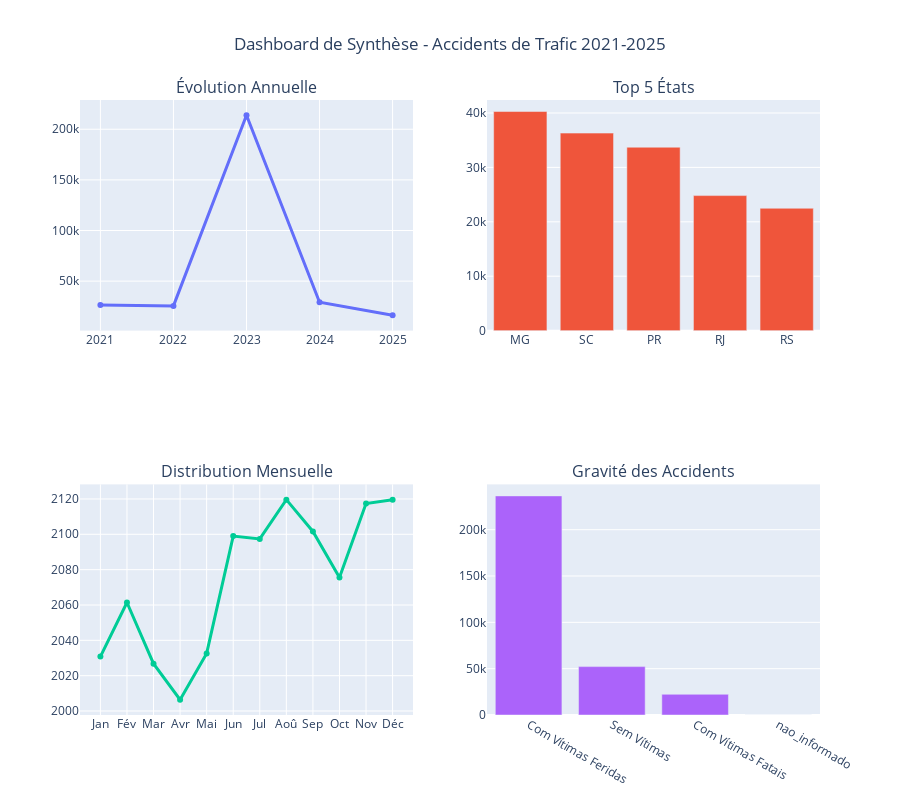
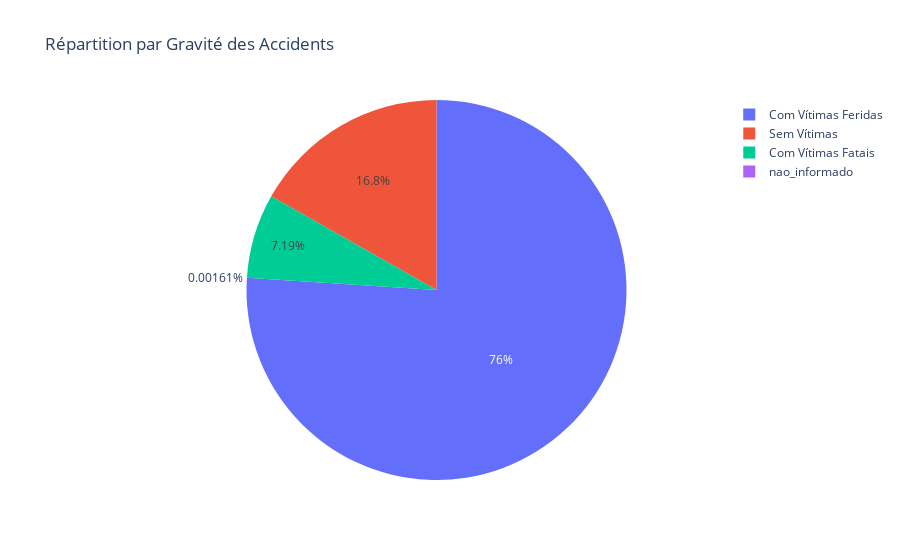

These figures' notebook cell, in order:
### Markdown cell above
## 8. Visualisations Avancées et Insights

### Code cell
# Utilisation du visualiseur et générateur d'insights
visualizer = Visualizer()
insight_generator = InsightGenerator()

# Génération d'insights automatiques
insights = insight_generator.generate_insights(df_clean)
print("\n=== INSIGHTS AUTOMATIQUES ===")
print(insights)

# Dashboard de synthèse
fig = make_subplots(
    rows=2, cols=2,
    subplot_titles=('Évolution Annuelle', 'Top 5 États', 'Distribution Mensuelle', 'Gravité des Accidents'),
    specs=[[{"secondary_y": False}, {"secondary_y": False}],
           [{"secondary_y": False}, {"secondary_y": False}]]
)

# 1. Évolution annuelle - utiliser 'ano' au lieu de 'annee'
accidents_evolution = df_clean.groupby('ano').size()
fig.add_trace(
    go.Scatter(x=accidents_evolution.index, y=accidents_evolution.values, 
               mode='lines+markers', name='Accidents', line=dict(width=3)),
    row=1, col=1
)

# 2. Top 5 états
top5_states = df_clean['uf'].value_counts().head(5)
fig.add_trace(
    go.Bar(x=top5_states.index, y=top5_states.values, name='Top États'),
    row=1, col=2
)

# 3. Distribution mensuelle (moyenne sur toutes les années)
monthly_avg = df_clean.groupby('mes').size() / len(years)
mois_noms = ['Jan', 'Fév', 'Mar', 'Avr', 'Mai', 'Jun', 'Jul', 'Aoû', 'Sep', 'Oct', 'Nov', 'Déc']
fig.add_trace(
    go.Scatter(x=mois_noms, y=monthly_avg.values, 
               mode='lines+markers', name='Moy. Mensuelle', line=dict(width=3)),
    row=2, col=1
)

# 4. Gravité des accidents (bar chart au lieu de pie chart)
gravity_counts = df_clean['classificacao_acidente'].value_counts().head(5)
fig.add_trace(
    go.Bar(x=gravity_counts.index, y=gravity_counts.values, name='Gravité'),
    row=2, col=2
)

fig.update_layout(height=800, title_text="Dashboard de Synthèse - Accidents de Trafic 2021-2025", 
                  title_x=0.5, showlegend=False)
fig.show()

# Afficher séparément le pie chart pour la gravité des accidents
print("\n=== RÉPARTITION DE LA GRAVITÉ DES ACCIDENTS ===")
fig_pie = px.pie(values=gravity_counts.values, names=gravity_counts.index, 
                 title="Répartition par Gravité des Accidents")
fig_pie.show()

### Figure 1 — Plotly figure (JSON) as saved in the notebook; plotly's stock layout.template omitted (floating-point values rounded to 4 significant figures)
{"data": [{"line": {"width": 3}, "mode": "lines+markers", "name": "Accidents", "type": "scatter", "x": [2021.0, 2022.0, 2023.0, 2024.0, 2025.0], "xaxis": "x", "y": [26327, 25532, 213803, 29158, 16209], "yaxis": "y"}, {"name": "Top États", "type": "bar", "x": ["MG", "SC", "PR", "RJ", "RS"], "xaxis": "x2", "y": [40265, 36297, 33704, 24817, 22486], "yaxis": "y2"}, {"line": {"width": 3}, "mode": "lines+markers", "name": "Moy. Mensuelle", "type": "scatter", "x": ["Jan", "Fév", "Mar", "Avr", "Mai", "Jun", "Jul", "Aoû", "Sep", "Oct", "Nov", "Déc"], "xaxis": "x3", "y": [2031.0, 2061.0, 2027.0, 2006.0, 2033.0, 2099.0, 2097.0, 2120.0, 2102.0, 2076.0, 2117.0, 2120.0], "yaxis": "y3"}, {"name": "Gravité", "type": "bar", "x": ["Com Vítimas Feridas", "Sem Vítimas", "Com Vítimas Fatais", "nao_informado"], "xaxis": "x4", "y": [236454, 52215, 22355, 5], "yaxis": "y4"}], "layout": {"annotations": [{"font": {"size": 16}, "showarrow": false, "text": "Évolution Annuelle", "x": 0.225, "xanchor": "center", "xref": "paper", "y": 1, "yanchor": "bottom", "yref": "paper"}, {"font": {"size": 16}, "showarrow": false, "text": "Top 5 États", "x": 0.775, "xanchor": "center", "xref": "paper", "y": 1, "yanchor": "bottom", "yref": "paper"}, {"font": {"size": 16}, "showarrow": false, "text": "Distribution Mensuelle", "x": 0.225, "xanchor": "center", "xref": "paper", "y": 0.375, "yanchor": "bottom", "yref": "paper"}, {"font": {"size": 16}, "showarrow": false, "text": "Gravité des Accidents", "x": 0.775, "xanchor": "center", "xref": "paper", "y": 0.375, "yanchor": "bottom", "yref": "paper"}], "height": 800, "showlegend": false, "title": {"text": "Dashboard de Synthèse - Accidents de Trafic 2021-2025", "x": 0.5}, "xaxis": {"anchor": "y", "domain": [0, 0.45]}, "xaxis2": {"anchor": "y2", "domain": [0.55, 1]}, "xaxis3": {"anchor": "y3", "domain": [0, 0.45]}, "xaxis4": {"anchor": "y4", "domain": [0.55, 1]}, "yaxis": {"anchor": "x", "domain": [0.625, 1]}, "yaxis2": {"anchor": "x2", "domain": [0.625, 1]}, "yaxis3": {"anchor": "x3", "domain": [0, 0.375]}, "yaxis4": {"anchor": "x4", "domain": [0, 0.375]}}}

### Figure 2 — Plotly figure (JSON) as saved in the notebook; plotly's stock layout.template omitted (floating-point values rounded to 4 significant figures)
{"data": [{"domain": {"x": [0, 1], "y": [0, 1]}, "hovertemplate": "label=%{label}<br>value=%{value}<extra></extra>", "labels": ["Com Vítimas Feridas", "Sem Vítimas", "Com Vítimas Fatais", "nao_informado"], "legendgroup": "", "name": "", "showlegend": true, "type": "pie", "values": [236454, 52215, 22355, 5]}], "layout": {"legend": {"tracegroupgap": 0}, "title": {"text": "Répartition par Gravité des Accidents"}}}
